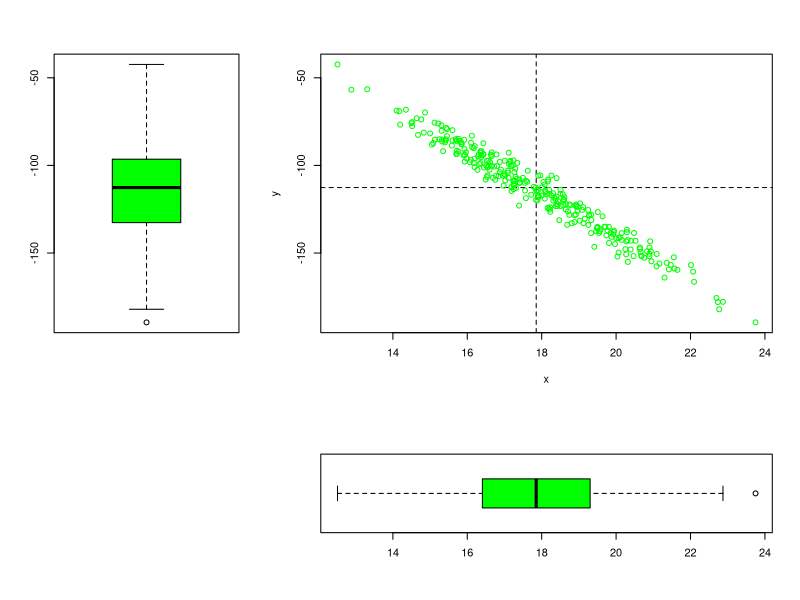

Write the R code that produced this figure.
#Упражнение 5
png("plot-ex05.png", width = 600)
set.seed(25)
x <- rnorm(n = 300, mean = 18, sd = 2)
e <- rnorm(300, 0, 5)
y <- 100 - 12*x + e
median.result1 <- median(x)
print(median.result1)
median.result2 <- median(y)
print(median.result2)
layout(matrix(c(1, 2, 2, 1, 2, 2, 3, 4, 4), nrow = 3, byrow = T))
boxplot(y, pch = 21, cex = 1, range = 1.5, col = "green")
plot(x, y, abline(v = median.result1,h = median.result2, lty = 2),pch = 21, cex = 1, col = "green")
plot(x, y, xlab = "", ylab = "", axes = F, col = "white")
boxplot(x, pch = 21, cex = 1, horizontal = TRUE, range = 1.5, col = "green")
dev.off()
